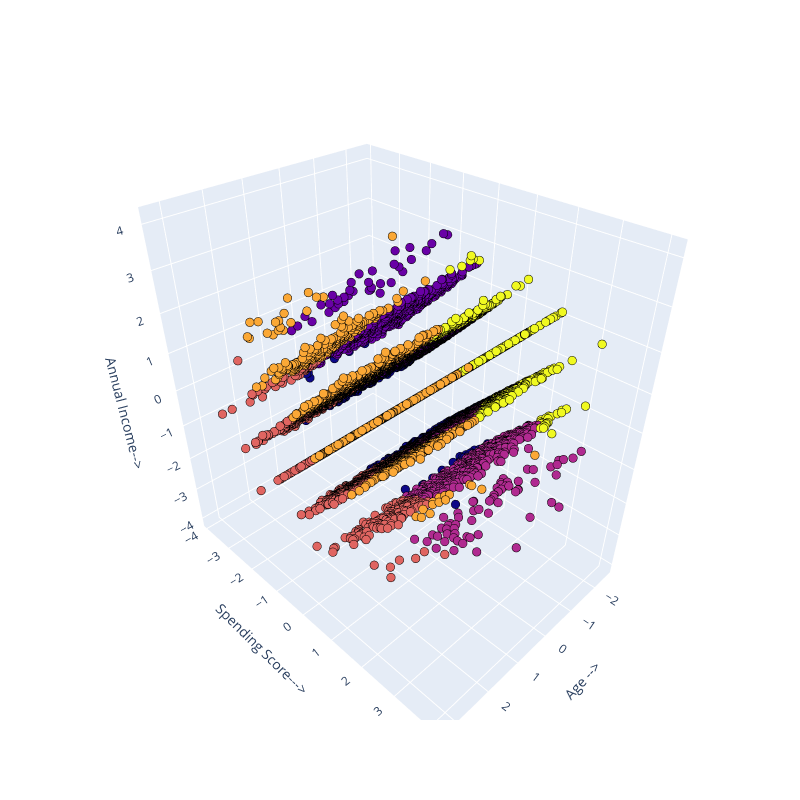

The notebook cell saved with this chart:
### Code cell
kmeans = KMeans(n_clusters=6, data=X_pca)
kmeans.showPlot(classification=True)
kmeans.printCentroids()
kmeans.fit(epochs=100, step=0.1)
kmeans.printCentroids()
kmeans.showPlot(classification=True)
# 3d scatterplot using plotly
Scene = dict(xaxis = dict(title  = 'Age -->'),yaxis = dict(title  = 'Spending Score--->'),zaxis = dict(title  = 'Annual Income-->'))

# model.labels_ is nothing but the predicted clusters i.e y_clusters
trace = go.Scatter3d(x=x[:, 0], y=x[:, 1], z=x[:, 2], mode='markers', marker=dict(color = kmeans.labels, size= 5, line=dict(color= 'black',width = 10)))
layout = go.Layout(margin=dict(l=0,r=0),scene = Scene,height = 800,width = 800)
data = [trace]
fig = go.Figure(data = data, layout = layout)
fig.show()

### Figure 1 — Plotly figure (JSON) as saved in the notebook; plotly's stock layout.template omitted (floating-point values rounded to 4 significant figures; data arrays with more than 128 entries replaced by an {"elided": "..."} marker saying what was removed)
{"data": [{"marker": {"color": {"elided": "10000 int values"}, "line": {"color": "black", "width": 10}, "size": 5}, "mode": "markers", "type": "scatter3d", "x": {"elided": "10000 float values"}, "y": {"elided": "10000 float values"}, "z": {"elided": "10000 float values"}}], "layout": {"height": 800, "margin": {"l": 0, "r": 0}, "scene": {"xaxis": {"title": {"text": "Age -->"}}, "yaxis": {"title": {"text": "Spending Score--->"}}, "zaxis": {"title": {"text": "Annual Income-->"}}}, "width": 800}}
